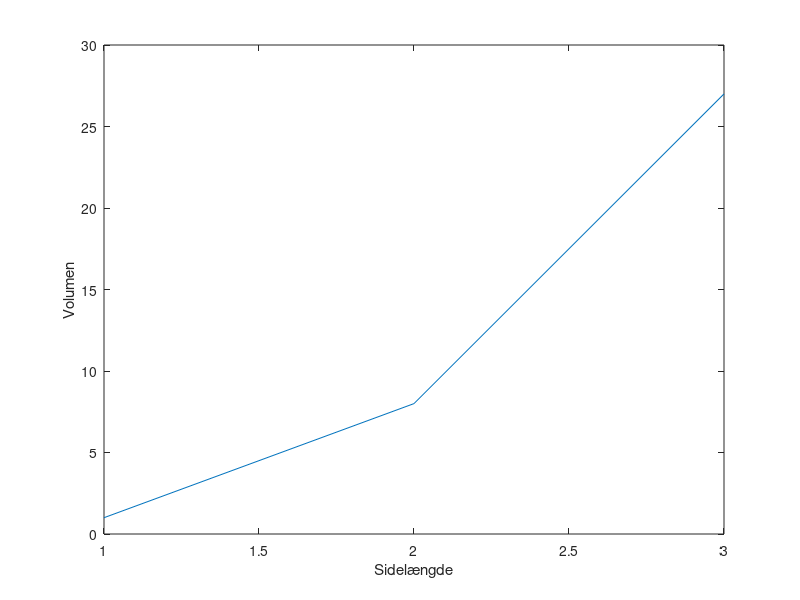

Source code (MATLAB):
% Vha. linspace findes 3 jævnt fordelte punkter i intervallet [1,3]

L = linspace(1,3,3);

% "Power of 3"-funktionen bruges på arrayet

V = L.^3;

% Resultatet printes med fprintf

fprintf("Volumen = %d \n", V)

% Funktionen plottes

plot(L, V);
xlabel("Sidelængde");
ylabel("Volumen")
